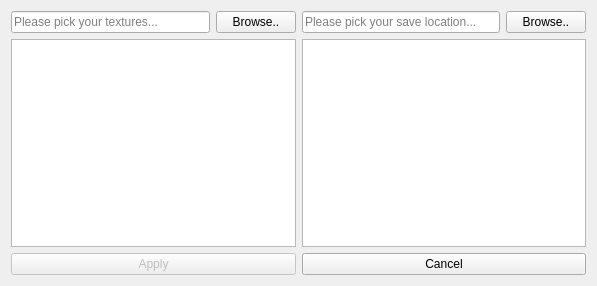
<?xml version="1.0" encoding="UTF-8"?>
<ui version="4.0">
 <class>Form</class>
 <widget class="QWidget" name="Form">
  <property name="geometry">
   <rect>
    <x>0</x>
    <y>0</y>
    <width>597</width>
    <height>286</height>
   </rect>
  </property>
  <property name="windowTitle">
   <string>Form</string>
  </property>
  <layout class="QGridLayout" name="gridLayout">
   <item row="0" column="0">
    <layout class="QHBoxLayout" name="horizontalLayout">
     <item>
      <widget class="QLineEdit" name="line_texture_paths">
       <property name="placeholderText">
        <string>Please pick your textures...</string>
       </property>
      </widget>
     </item>
     <item>
      <widget class="QPushButton" name="btn_browse_folder">
       <property name="text">
        <string>Browse..</string>
       </property>
      </widget>
     </item>
    </layout>
   </item>
   <item row="0" column="1">
    <layout class="QHBoxLayout" name="horizontalLayout_2">
     <item>
      <widget class="QLineEdit" name="line_save_path">
       <property name="placeholderText">
        <string>Please pick your save location...</string>
       </property>
      </widget>
     </item>
     <item>
      <widget class="QPushButton" name="btn_browse_save">
       <property name="text">
        <string>Browse..</string>
       </property>
      </widget>
     </item>
    </layout>
   </item>
   <item row="1" column="0">
    <widget class="QPlainTextEdit" name="plainTextEdit"/>
   </item>
   <item row="1" column="1">
    <widget class="QPlainTextEdit" name="plainTextEdit_2"/>
   </item>
   <item row="2" column="0">
    <widget class="QPushButton" name="btn_apply">
     <property name="enabled">
      <bool>false</bool>
     </property>
     <property name="text">
      <string>Apply</string>
     </property>
    </widget>
   </item>
   <item row="2" column="1">
    <widget class="QPushButton" name="btn_cancel">
     <property name="text">
      <string>Cancel</string>
     </property>
    </widget>
   </item>
  </layout>
 </widget>
 <resources/>
 <connections/>
</ui>
